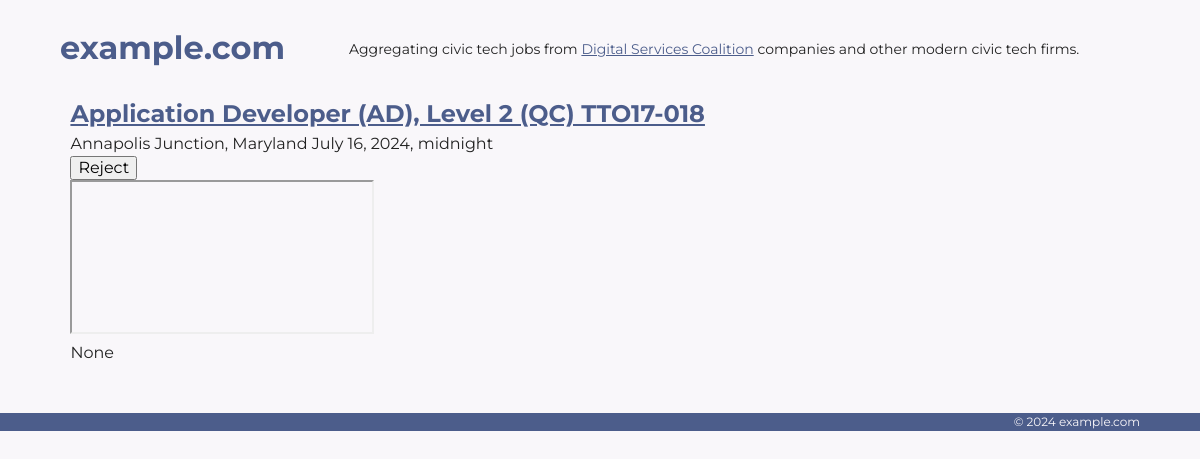
Page /jobs/1/ on the committed database.
### jobsearch/models.py (models this page shows, shortened)
class Job(models.Model):
    title = models.CharField(max_length=255)
    new_company = models.ForeignKey(Company, on_delete=models.CASCADE, null=True)
    location = models.CharField(max_length=255)
    link = models.URLField()
    pub_date = models.DateTimeField("date published", blank=True, null=True)
    import_date = models.DateTimeField(auto_now_add=True)
    job_id = models.CharField(max_length=255, editable=False)
    user = models.ForeignKey(Profile, on_delete=models.CASCADE)
    rejected = models.BooleanField(default=False)
    status = models.CharField(max_length=2, choices=STATUS_CHOICES, blank=True, null=True)
    skills = models.CharField(max_length=255, blank=True, null=True)
    details = models.TextField(blank=True, null=True)
    salary = models.CharField(max_length=255, blank=True, null=True)
    def get_source_url(self):
        return self.link

### jobsearch/views.py (the view)
# urls.py: path('jobs/<int:pk>/', JobDetailView.as_view(), name='job_detail'),
class JobDetailView(DetailView):
    model = Job
    def get_context_data(self, **kwargs):
        context = super(JobDetailView, self).get_context_data(**kwargs)
        return context

### DSCovery/context_processors.py (called while the page is built)
def site_processor(request):
    authenticated_request = request.user.is_authenticated
    last_seen = request.session.get('last_seen', now)
    return {
        'site': get_current_site(request),
        'now': now,
        'project_name': getattr(settings, 'PROJECT_NAME', None),
        'current_path': request.get_full_path(),
        'last_seen': last_seen,
        'authenticated_request': authenticated_request,
    }

### jobsearch/templates/jobsearch/job_detail.html (shortened to what this page needs)
{% extends 'base.html' %}
{% block bodyclass %}details{% endblock %}
{% block content %}
<h3><a href="{{ job.link }}">{{ job.title }}</a></h3>
<td>{{ job.location }}</td>
<td>{{ job.pub_date|default_if_none:"" }}</td>
                <form action="{% url 'reject_job' %}" method="post">
                    <input type="submit" value="Reject" />
                  </form>
    <article class="job-details">
        <iframe src="{{ job.get_source_url }}"></iframe>
          <article>{{ job.details }}</article>
{% endblock %}

### templates/base.html (shortened to what this page needs)
{% load static %}
<!doctype html>
<html class="no-js" lang="">
<head>
  <link rel="stylesheet" href="{% static 'css/site.css' %}">
</head>
<body id="{% block bodyid %}{% endblock %}" class="{% block bodyclass %}{% endblock %}">
  <header role="banner">
    {% block banner %}
        {% block site_name %}
          <h1 class="site-name">
            <a href="/" title="Home">
              {% block logo %}{{ site.name }}{% endblock %}
            </a>
          </h1>
          <h2>Aggregating civic tech jobs from <a href="http://digitalservicescoalition.org">Digital Services Coalition</a> companies and other modern civic tech firms.</h2>
        {% endblock %}
    {% endblock %}
  </header>
  {% load flatpages %}
    {% get_flatpages as flatpages %}
  <div id="wrapper">
    <main>{% block content %}{% endblock %}</main>
  </div>
  <footer id="footer" role="contentinfo">
    {% block footer %}
      <div>
        <p class="copyright">&copy; {{ now.year }} {{ site.name }}</p>
      </div>
    {% endblock %}
  </footer>
</body>
</html>

### static/css/site.css (style rules this page uses)
:root { --max_width: 90vw; --color-primary: #4C5D8B; --color-primary-light: #6E8BB3; --color-primary-dark: #1B1F47; --color-danger: #a51e1e; --color-success: #138015; --color-info: #0f8894; --color-warning: #dc781a; --color-background: #F9F7FA; --font-family: 'Montserrat', sans-serif; }
:root { line-height: 1.5; }
h1, h2, h3, h4, h5, figure, p, ol, ul { margin: 0; }
h1, h2, h3, h4, h5 { font-size: inherit; font-weight: inherit; }
body { background-color: var(--color-background); color: #222; font-family: var(--font-family); }
a { color: var(--color-primary); transition: color 0.33s; }
[role=banner] { display: flex; align-items: center; margin: 1.5em auto 0; justify-content: flex-start; width: var(--max_width); padding-bottom: 0.5em }
[role="banner"] h2 { margin-top: 0.25em; font-size: 0.875em; }
main { max-width: var(--max_width); margin: 0 auto; }
footer { background-color: var(--color-primary); margin-bottom: 1em; margin-top: 3em }
footer div { max-width: var(--max_width); margin: 0 auto; font-size: 0.75em; text-align:right; color: var(--color-background) }
h1, h3 { font-size: 1.5rem; font-weight: bold; color: var(--color-primary-light) }
.details main { max-width: 100ch; margin: auto }

### rows in the picture
Job: title "Application Developer (AD), Level 2 (QC) TTO17-018", location "Annapolis Junction, Maryland", pub_date "July 16, 2024, midnight", details "None"

### other values in the picture
{{ site.name }} "example.com"
{{ now.year }} "2024"
